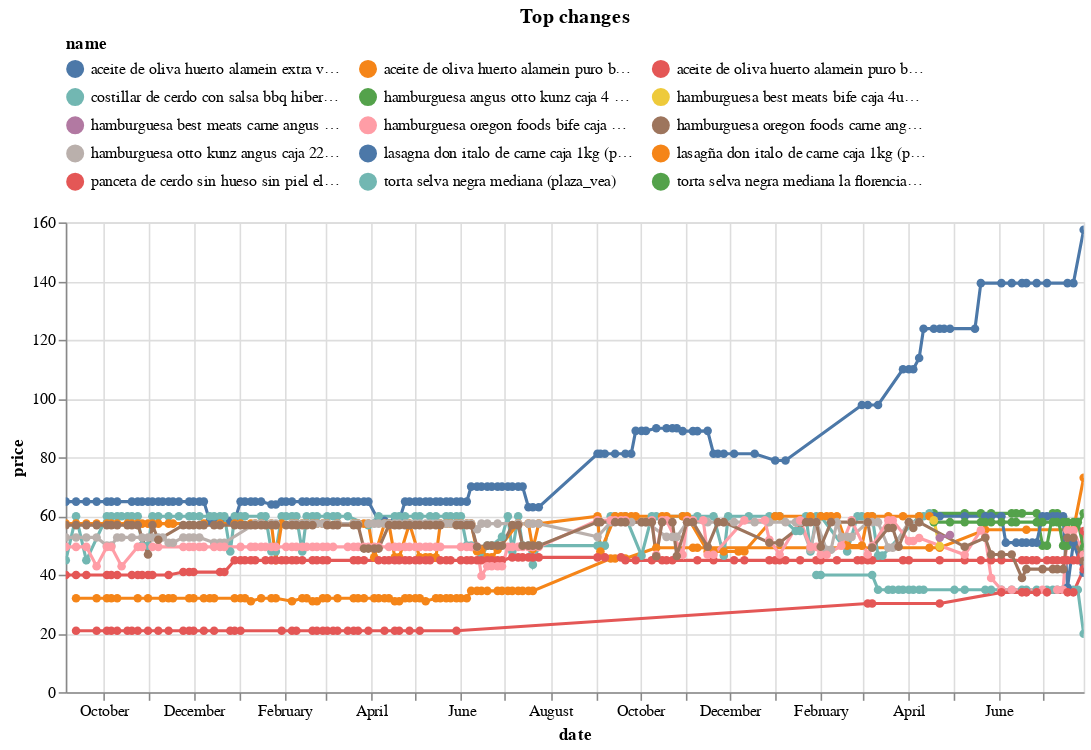

The notebook cell this image was saved under:
### Code cell
top_changes_abs.head(10).pipe(plot_changes, 'Top changes')

### Figure 1 — Vega-Lite specification as saved in the notebook (floating-point values rounded to 4 significant figures; data arrays with more than 128 entries replaced by an {"elided": "..."} marker saying what was removed)
{"config": {"view": {"continuousWidth": 300, "continuousHeight": 300}, "legend": {"columns": 3, "orient": "top"}}, "data": {"name": "data-884c2bb52d1e01728cbef0d48ffc3df2"}, "mark": {"type": "line", "point": true}, "encoding": {"color": {"field": "name", "scale": {"domain": ["aceite de oliva huerto alamein extra virgen botella 2l (plaza_vea)", "aceite de oliva huerto alamein puro botella 1l (plaza_vea)", "aceite de oliva huerto alamein puro botella 500ml (plaza_vea)", "costillar de cerdo con salsa bbq hibero paquete 475g (plaza_vea)", "hamburguesa angus otto kunz caja 4 un (plaza_vea)", "hamburguesa best meats bife caja 4un (plaza_vea)", "hamburguesa best meats carne angus caja 4un (plaza_vea)", "hamburguesa oregon foods bife caja 4un (plaza_vea)", "hamburguesa oregon foods carne angus caja 4un (plaza_vea)", "hamburguesa otto kunz angus caja 225g (plaza_vea)", "lasagna don italo de carne caja 1kg (plaza_vea)", "lasagña don italo de carne caja 1kg (plaza_vea)", "panceta de cerdo sin hueso sin piel el el buen corte (plaza_vea)", "torta selva negra mediana (plaza_vea)", "torta selva negra mediana la florencia 1un (plaza_vea)"]}, "type": "nominal"}, "tooltip": [{"field": "name", "type": "nominal"}, {"field": "price", "type": "quantitative"}, {"field": "last_price", "type": "quantitative"}], "x": {"field": "date", "type": "temporal"}, "y": {"field": "price", "type": "quantitative"}}, "params": [{"name": "param_7", "select": {"type": "point", "fields": ["name"]}, "bind": "legend"}, {"name": "param_8", "select": {"type": "interval", "encodings": ["x", "y"]}, "bind": "scales"}], "title": "Top changes", "transform": [{"filter": {"param": "param_7"}}], "width": 650, "$schema": "https://vega.github.io/schema/vega-lite/v5.17.0.json", "datasets": {"data-884c2bb52d1e01728cbef0d48ffc3df2": {"elided": "982 records"}}}
